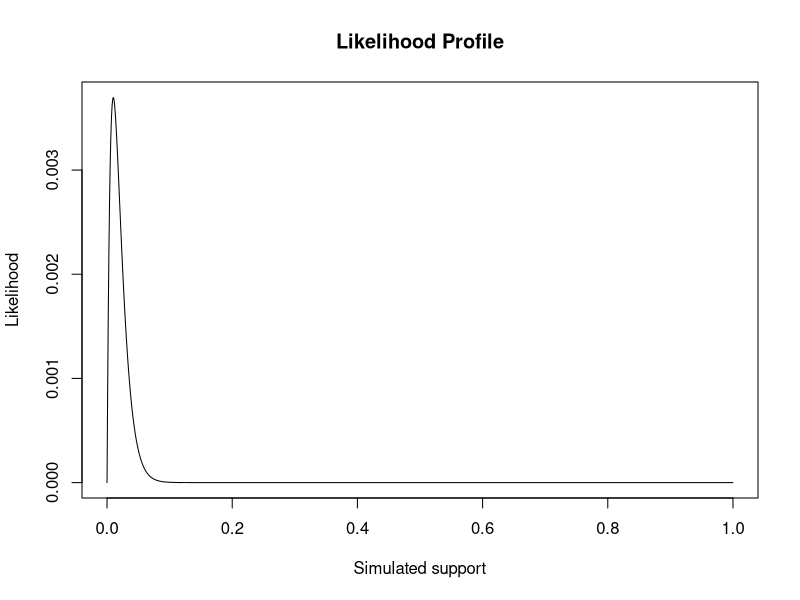
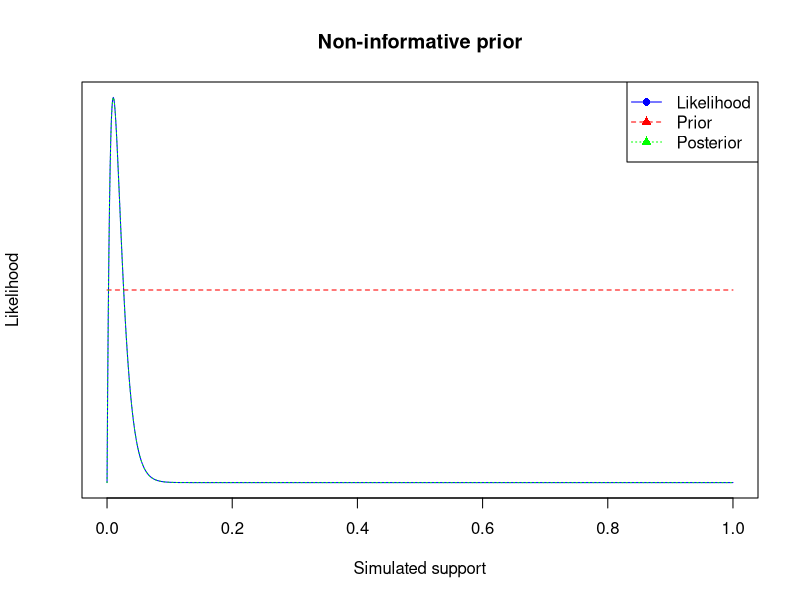
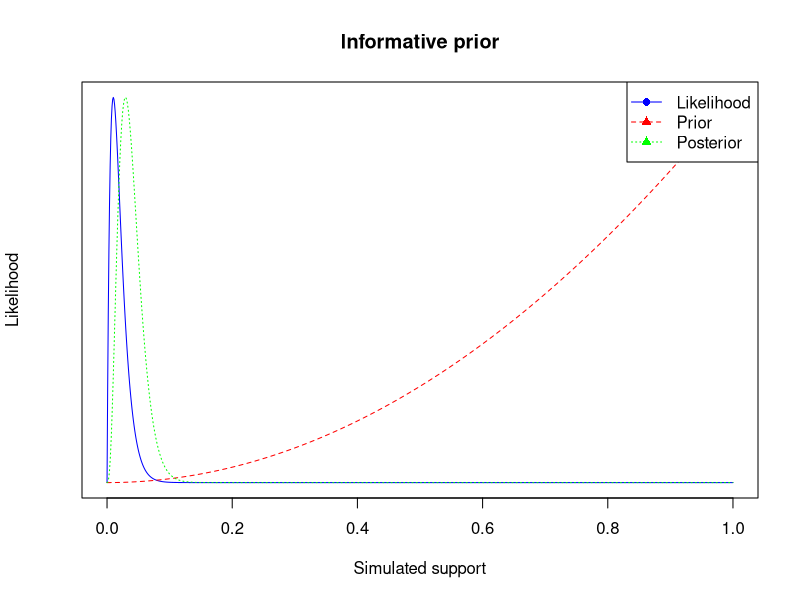
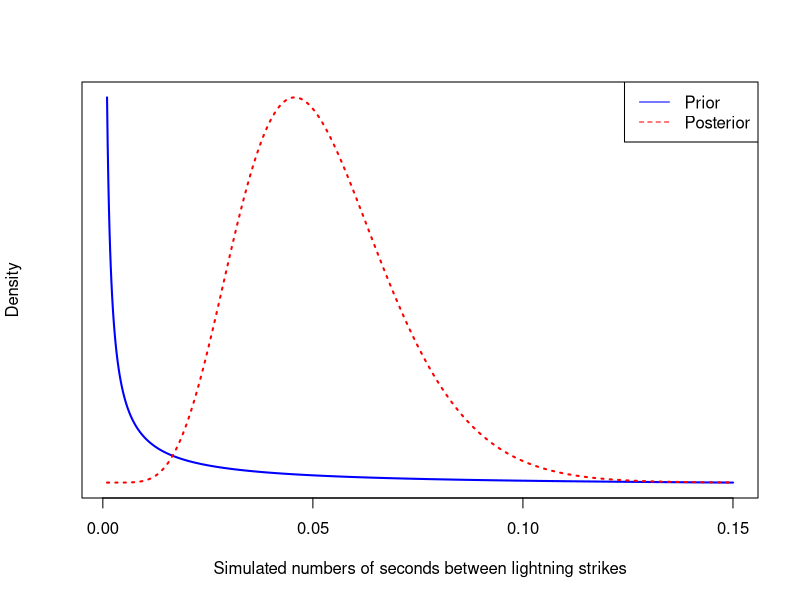
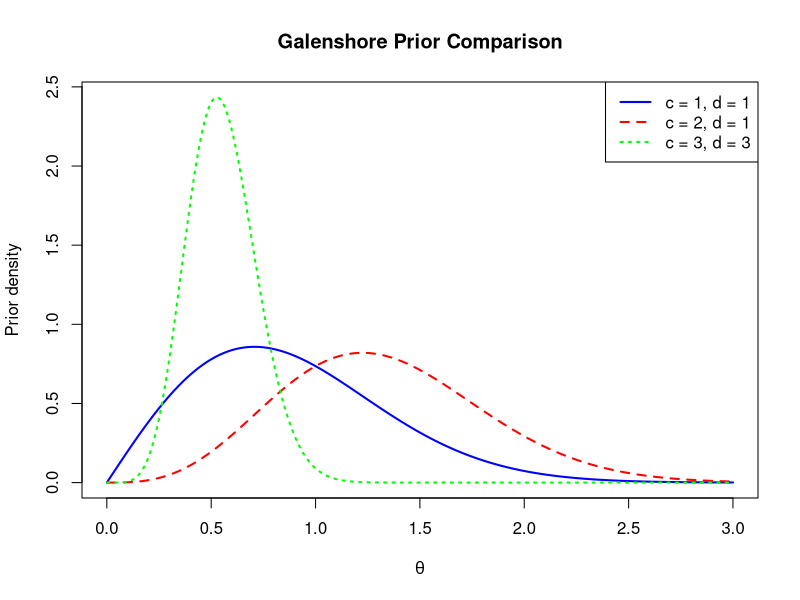

The R source for these figures, in order:
## ---- chunk 1
set.seed(123)
## ---- chunk 2
# define observed data
obs_data <- rbinom(n=100, size=1, prob=0.01)
### Bernoulli LH Function ###
# Input: obs_data, theta
# Output: bernoulli likelihood
bernoulli_lh <- function(obs_data, theta) {
  n<-length(obs_data) # define num samples
  x<-sum(obs_data) # define sample data sum
  return(theta^x*(1-theta)^(n-x)) 
}


### Plot LH for a grid of theta values ###
# Create the grid #
thetas = seq(0, 1, length.out = 1000)
# Store the LH values
lh_values<- bernoulli_lh(obs_data, thetas)
# Create the Plot
plot(thetas, lh_values, type = "l", main= "Likelihood Profile", 
     xlab="Simulated support",ylab = "Likelihood")
## ---- chunk 3
# function to update prior params for Beta-Bernoulli
## inputs: observed data, a, b
update_params <- function(obs_data, a, b) {
  n <- length(obs_data) # define num samples
  x <- sum(obs_data) # define sample data sum

  results <- list(a_param = x + a, b_param = n - x + b) # append updated params
  return(results)
}
# define non-informative a,b
a1<-1
b1<-1
# define informative a,b
a2<-3
b2<-1

# run function for non-info case
output1 <- update_params(obs_data, a1, b1)
# extract a,b
a1_new<- output1$a_param
b1_new<- output1$b_param
# print
print(a1_new)
print(b1_new)

# run function for info case
output2 <- update_params(obs_data, a2, b2)
# extract a,b
a2_new<- output2$a_param
b2_new<- output2$b_param
# print
print(a2_new)
print(b2_new)
## ---- chunk 4
# Non-informative case
## define prior
prior1 <- dbeta(thetas, shape1 = a1, shape2 = b1)
## define posterior using updated params
posterior1 <- dbeta(thetas, shape1 = a1_new, shape2 = b1_new)

## plot the likelihood
plot(thetas, lh_values,type = "l", col = "blue", pch = 16,
     xlab = "Simulated support",ylab = "Likelihood",
     main = "Non-informative prior", yaxt = "n",
     xlim = range(thetas), yaxt="none")
# overlay prior
par(new = TRUE)
# plot prior
plot(thetas, prior1,type = "l", col = "red", pch = 17, lty = 2,
     axes = FALSE, xlab = "", ylab = "",xlim = range(thetas),
    yaxt="none")
# overlay posterior
par(new = TRUE)
# plot posterior
plot(thetas, posterior1,type = "l", col = "green", pch = 17, lty = 3,
     axes = FALSE, xlab = "", ylab = "",xlim = range(thetas),yaxt="none")
# add legend
legend("topright",legend = c("Likelihood", "Prior", "Posterior"),
       col = c("blue", "red", "green"), lty = c(1, 2, 3), pch = c(16, 17, 17))

# Informative Case
# define prior
prior2 <- dbeta(thetas, shape1 = a2, shape2 = b2)
# define posterior with updated parameters
posterior2 <- dbeta(thetas, shape1 = a2_new, shape2 = b2_new)

# plot the likelihood
plot(thetas, lh_values,type = "l", col = "blue", pch = 16,
     xlab = "Simulated support",ylab = "Likelihood",main = "Informative prior",
     yaxt = "n",xlim = range(thetas),yaxt="none")
# overlay prior
par(new = TRUE)
# plot prior
plot(thetas, prior2, type = "l", col = "red", pch = 17, lty = 2,
     axes = FALSE, xlab = "", ylab = "", xlim = range(thetas), yaxt="none")
# overlay posterior
par(new = TRUE)
# plot posterior
plot(thetas, posterior2, type = "l", col = "green", pch = 17, lty = 3,
     axes = FALSE, xlab = "", ylab = "", xlim = range(thetas),yaxt="none")
# add legend
legend("topright",legend = c("Likelihood", "Prior", "Posterior"),
       col = c("blue", "red", "green"),lty = c(1, 2, 3),pch = c(16, 17, 17))
### Here, I used ChatGPT to help with plot formatting/styles
### comments are my own
## ---- chunk 5
# define thetas (updated based on resulting scale)
thetas<-seq(0.001, 0.15, length.out = 1000)
# define data
data <- c(20.9, 69.7, 3.6, 21.8, 21.4, 0.4, 6.7, 10.0)
# define gamma distribution (prior)
a <- 0.1
b <-1.0
prior <- dgamma(x = thetas, shape = a, rate = b)
# define the posterior dist
n <- length(data) # define length of data
posterior <- dgamma(x = thetas, shape = a+n, rate = b + sum(data))

# plot prior
plot(thetas, prior,type = "l", col = "blue",lwd=2,
     xlab = "Simulated numbers of seconds between lightning strikes",ylab = "Density", yaxt = "n", xlim = range(thetas), yaxt="none")

# overlay posterior
par(new = TRUE)
# plot posterior
plot(thetas, posterior,type = "l", col = "red", lty = 3, lwd=2,
     axes = FALSE, xlab = "", ylab = "",xlim = range(thetas),yaxt="none")
# add legend
legend("topright",legend = c("Prior", "Posterior"),
       col = c("blue", "red"), lty = c(1, 2))

## ---- chunk 6
# Galenshroe prior density function
# inputs: c,d, thetas
# output: priod density for each theta
galenshore_prior <- function(c, d, thetas) {
  # galenshore density
  2 / gamma(c) * d^(2 * c) * thetas^(2 * c - 1) * exp(-d^2 * thetas^2)
}
# create a grid of theta values
thetas <- seq(0.001, 3, length.out = 1000)

# deifne some different c,d values for comparisons of diff members of class
c1 <- 1
d1 <- 1

c2 <- 2
d2 <- 1

c3 <- 3
d3 <- 3

# compute prior densities usign function above
prior1 <- galenshore_prior(c1, d1, thetas)
prior2 <- galenshore_prior(c2, d2, thetas)
prior3 <- galenshore_prior(c3, d3, thetas)

# plot priors and overlay
plot(thetas, prior1, type = "l", col = "blue", lwd = 2, xlab = expression(theta),
     ylab = "Prior density",main = "Galenshore Prior Comparison",
  ylim = c(0, max(prior1, prior2, prior3)))

lines(thetas, prior2, col = "red", lwd = 2, lty = 2)
lines(thetas, prior3, col = "green", lwd = 2, lty = 3)

legend("topright", legend = c("c = 1, d = 1", "c = 2, d = 1", "c = 3, d = 3"),
  col = c("blue", "red", "green"), lty = c(1, 2, 3),lwd = 2)
